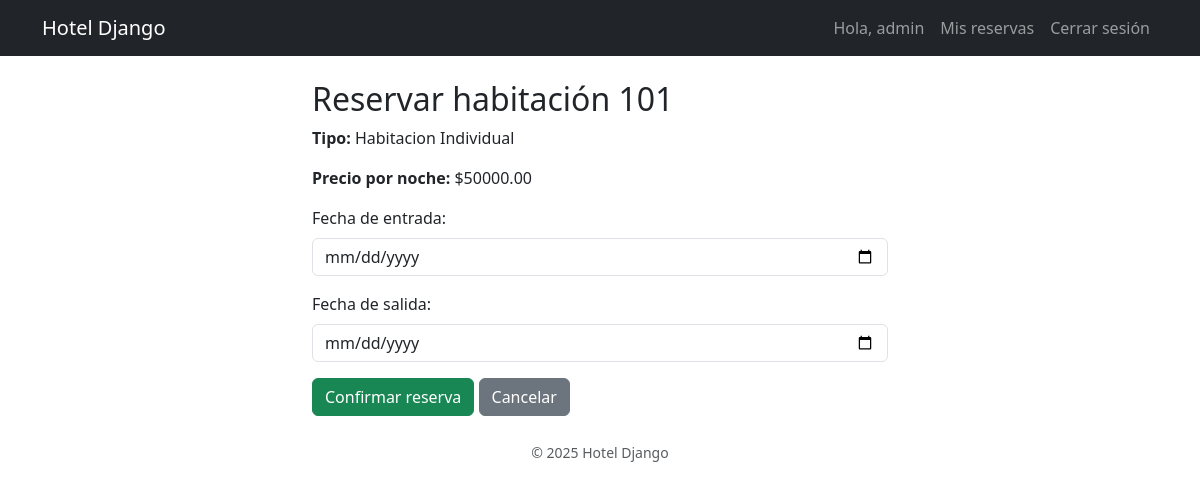
/reservas/crear/1/ (signed in), run on the app's committed database.
### apps/usuarios/models.py (models this page shows, shortened)
class Usuario(AbstractUser):
    telefono = models.CharField(max_length=20, blank=True, null=True)
    direccion = models.CharField(max_length=200, blank=True, null=True)

### apps/habitaciones/models.py (models this page shows, shortened)
class Habitacion(models.Model):
    numero = models.CharField(max_length=10, unique=True)
    tipo = models.ForeignKey('TipoHabitacion', on_delete=models.CASCADE, related_name='habitaciones')
    disponible = models.BooleanField(default=True)

class TipoHabitacion(models.Model):
    nombre = models.CharField(max_length=100)
    descripcion = models.TextField(blank=True, null=True)
    precio_por_noche = models.DecimalField(max_digits=8, decimal_places=2)
    capacidad = models.PositiveIntegerField(default=1)
    imagen = models.ImageField(upload_to='habitaciones/', blank=True, null=True)

### apps/reservas/views.py (the view, shortened to what this page needs)
# urls.py: path('crear/<int:habitacion_id>/', views.crear_reserva, name='crear_reserva'),
@login_required
def crear_reserva(request, habitacion_id):
    habitacion = get_object_or_404(Habitacion, id=habitacion_id)
    context = {'habitacion': habitacion}
    return render(request, 'reservas/crear_reserva.html', context)

### apps/reservas/templates/reservas/crear_reserva.html (shortened to what this page needs)
{% extends "base.html" %}
{% block content %}
<div class="container mt-4" style="max-width: 600px;">
  <h2>Reservar habitación {{ habitacion.numero }}</h2>
  <p><strong>Tipo:</strong> {{ habitacion.tipo.nombre }}</p>
  <p><strong>Precio por noche:</strong> ${{ habitacion.tipo.precio_por_noche }}</p>
  <form method="post">
    <div class="mb-3">
      <label for="fecha_entrada" class="form-label">Fecha de entrada:</label>
      <input type="date" id="fecha_entrada" name="fecha_entrada" class="form-control" required>
    </div>
    <div class="mb-3">
      <label for="fecha_salida" class="form-label">Fecha de salida:</label>
      <input type="date" id="fecha_salida" name="fecha_salida" class="form-control" required>
    </div>
    <button type="submit" class="btn btn-success">Confirmar reserva</button>
    <a href="{% url 'habitaciones_disponibles' %}" class="btn btn-secondary">Cancelar</a>
  </form>
</div>
{% endblock %}

### templates/base.html (shortened to what this page needs)
<!DOCTYPE html>
<html lang="es">
<head>
    <link rel="stylesheet" href="https://cdn.jsdelivr.net/npm/bootstrap@5.3.3/dist/css/bootstrap.min.css">
</head>
<body>
    <nav class="navbar navbar-expand-lg navbar-dark bg-dark mb-4">
        <div class="container">
            <a class="navbar-brand" href="/">Hotel Django</a>
            <div class="collapse navbar-collapse">
                <ul class="navbar-nav ms-auto">
                    {% if user.is_authenticated %}
                        <li class="nav-item"><a class="nav-link" href="#">Hola, {{ user.username }}</a></li>
                        <li class="nav-item">
                            <a class="nav-link" href="{% url 'mis_reservas' %}">Mis reservas</a>
                        </li>
                        <form method="post" action="{% url 'logout' %}" style="display:inline;">
                            <button type="submit" class="btn btn-link nav-link" style="display:inline; border:none; background:none;">
                                Cerrar sesión
                            </button>
                        </form>
                    {% else %}
                        <li class="nav-item"><a class="nav-link" href="{% url 'login' %}">Iniciar sesión</a></li>
                        <li class="nav-item"><a class="nav-link" href="{% url 'registro' %}">Registrarse</a></li>
                    {% endif %}
                </ul>
            </div>
        </div>
    </nav>
    <main class="container">
        {% block content %}
        {% endblock %}
    </main>
    <footer class="text-center mt-4 mb-4 text-muted">
        <small>© 2025 Hotel Django</small>
    </footer>
</body>
</html>

### data on the page
Usuario: username "admin"
Habitacion: numero "101", tipo.nombre "Habitacion Individual", tipo.precio_por_noche "50000.00"
